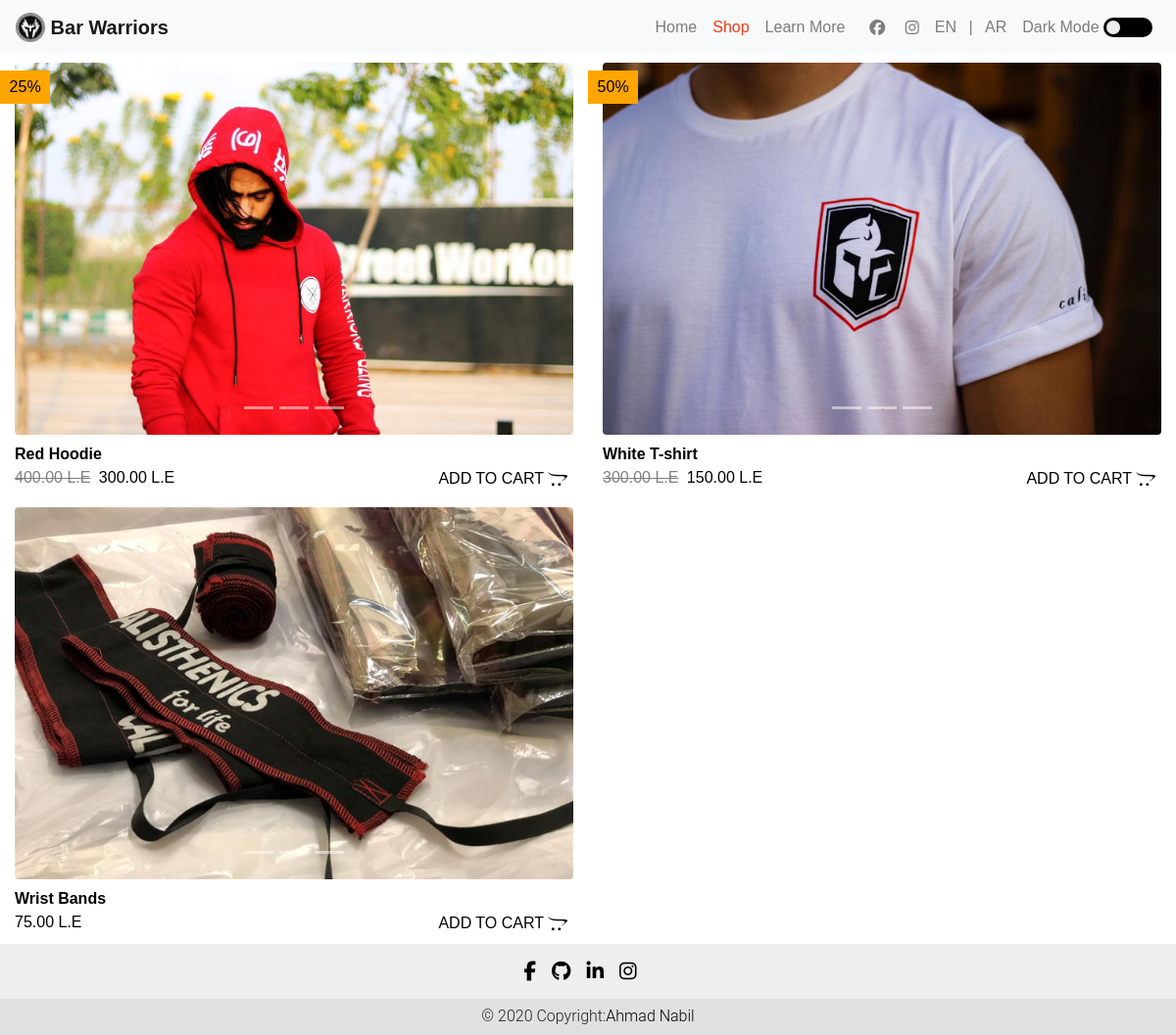
Page /shop on the committed database.
### tables this page shows
CREATE TABLE stocks (id INTEGER,name_en VARCHAR(255),name_ar VARCHAR(255), in_stock VARCHAR(255), color_en VARCHAR(255),color_ar VARCHAR(255),discount NUMERIC, old_price NUMERIC, new_price NUMERIC,img VARCHAR(255), PRIMARY KEY(id));

### application.py (the view)
@app.route("/shop")
def shop():
    rows = db.execute("select * from stocks")
    return render_template("shop.html",rows=rows)

### templates/shop.html (shortened to what this page needs)
{% extends "layout.html" %}
{% block body %}
<div class="container-fluid">
    <div class="row">
    	{% for row in rows %}
		<div class="col-sm-12 col-md-12 col-lg-6 pt-2">
			<div data-aos="zoom-in-down">
				<div id="product{{ row["id"] }}" class="carousel slide" data-ride="carousel">
					<ul class="carousel-indicators">
		                <li data-target="#product{{ row["id"] }}" data-slide-to="0"></li>
		                <li data-target="#product{{ row["id"] }}" data-slide-to="1"></li>
		                <li data-target="#product{{ row["id"] }}" data-slide-to="2"></li>
		            </ul>
					<div class="carousel-inner rounded">
					<div class="carousel-item active">
						<img src="static/img/{{row['img']}}.jpg" class="d-block w-100" alt="...">
					</div>
					</div>
				</div>
				{% if row['discount'] != 0 %}
				<span class="status">{{row['discount']}}%</span>
				{% endif %}
				<div>
					<p class="bold mt-2 lang d-flex" key="{{row["name_en"]}}">{{ row["name_en"] }}</p>
					<div class="mb-2 d-flex justify-content-between">
						<div class="price" dir="ltr">
							{% if row['old_price'] != 0 %}
							<span class="old-price mr-1">{{row['old_price']}}.00 L.E</span>
							{% endif %}
							<span class="mr-auto">{{ row["new_price"] }}.00 L.E</span>
						</div>
						<button id="cart_icon" class="d-flex align-items-center reset-style" value="{{row['id']}}" onclick="dothis({{row}},event)">
							<span class="add-to-cart lang" key="add-to-cart">ADD TO CART</span>
							<i class="ml-1 fab fa-opencart"></i>
						</button>
					</div>
				</div>
			</div>
		</div>
		{% endfor %}
	</div>
</div>
{% endblock %}

### templates/layout.html (shortened to what this page needs)
<!DOCTYPE html>
<html>
<head>
    <link rel="stylesheet" href="https://maxcdn.bootstrapcdn.com/bootstrap/4.4.1/css/bootstrap.min.css">
    <link rel="stylesheet" href="https://cdnjs.cloudflare.com/ajax/libs/font-awesome/4.7.0/css/font-awesome.min.css">
    <link rel="stylesheet" href="https://unpkg.com/aos@next/dist/aos.css" />
    <link rel="stylesheet" href="/static/css/cart.css" type="text/css">
    <link rel="stylesheet" href="/static/css/style.css" type="text/css">
    <link rel="stylesheet" href="/static/css/theme.css" type="text/css" />
    <link rel="stylesheet" href="/static/css/translate.css" type="text/css" />
</head>
<body>
    <nav class="navbar navbar-expand-md fixed-top">
        <div id="navbar-brand" class="d-flex justify-content-between">
            <a class="navbar-brand" href="/" dir="ltr">
                <img src="static/img/spartan.png" width="30" height="30" class="d-inline-block align-top" alt="">
                <span class="title">Bar Warriors</span>
            </a>
        </div>
        <div class="collapse navbar-collapse justify-content-end" id="icons">
            <ul class="navbar-nav">
                <li class="nav-item d-flex">
                    <a href="/" class="nav-link lang" key="home">Home</a>
                </li>
                <li class="nav-item d-flex">
                    <a href="/shop" class="nav-link lang" key="shop">Shop</a>
                </li>
                <li class="nav-item d-flex align-items-center">
                    <a href="/learnmore" class="learnmore nav-link">
                        <span class="lang" key="learn_more">Learn More</span>
                        <span>&nbsp</span>
                    </a>
                    <div class="social">
                        <a href="https://www.facebook.com/BarWarriorsTeam/" class="fab fa-facebook nav-link"></a>
                        <a href="https://www.instagram.com/bar.warriors/" class="fab fa-instagram nav-link"></a>
                    </div>
                </li>
                <li class="nav-item d-flex">
                    <button class="reset-button-style nav-link translate" id="en">EN</button>
                    <a class="nav-link" style="padding-left:0px; padding-right:0px;">&nbsp|&nbsp</a>
                    <button class="reset-button-style nav-link translate" id="ar">AR</button>
                </li>
                <li class="nav-item">
                    <a class="nav-link d-flex align-items-center">
                        <span class="lang darkmode" key="darkmode">Dark Mode</span>
                        <span>&nbsp</span>
                        <label class="toggle">
                                <span class="slider"></span>
                            </label>
                    </a>
                </li>
            </ul>
        </div>
    </nav>
    {% block body %} {% endblock %}
    <footer dir="ltr">
        <div id="my-icons" class="d-flex justify-content-center align-items-center social-padding">
            <a href="https://www.facebook.com/Ahmed.Nabil78" class="fb-ic mr-3" role="button"><i class="fab fa-lg fa-facebook-f"></i></a>
            <a href="https://github.com/ahmadnabil1" class="git-ic mr-3" role="button"><i class="fab fa-lg fa-github"></i></a>
            <a class="li-ic mr-3" role="button"><i class="fab fa-lg fa-linkedin-in"></i></a>
            <a href="https://www.instagram.com/ahmadnabil717/" class="ins-ic mr-3" role="button"><i class="fab fa-lg fa-instagram"></i></a>
        </div>
        <div id="my-name" class="copyright d-flex justify-content-center">
            <div class="copyright-text">© 2020 Copyright:</div>
            <a href="#"> Ahmad Nabil</a>
        </div>
    </footer>
</body>
</html>

### static/css/cart.css (style rules this page uses)
.reset-style { border: none; color: inherit; background-color: transparent; }
.reset-button-style { border: none; background-color: transparent; }
.navbar { z-index:98; }

### static/css/style.css (style rules this page uses)
:root { --primary-color: #f13a11; --white-color: #ffffff; --dark-color: #171819; --about-bg-color: #f9f9f9; --gray-color: #909090; --link-color: #404040; --p-color: #666262; --base-font-family: 'Plain', sans-serif; --secondary-font-family: "Open Sans", Arial, sans-serif --font-weight-bold: bold; --font-weight-normal: normal; --font-weight-light: 300; --font-weight-thin: 100; --h1-font-size: 48px; --h2-font-size: 36px; --h3-font-size: 28px; --h4-font-size: 24px; --h5-font-size: 22px; --h6-font-size: 22px; --p-font-size: 18px; --base-font-size: 16px; --menu-font-size: 14px; }
body { font-family: var(--secondary-font-family); }
p { margin: 0; padding: 0; }
.bold { font-weight:bold; }
a { color: inherit; }
.title { font-weight:700; }
.navbar-light .nav-item .nav-link:hover, .navbar-light .navbar-nav .nav-link.active { color:var(--primary-color); }
label { margin-bottom: 0px }
.toggle { position: relative; display: inline-block; width: 50px; height: 20px; }
.slider { position: absolute; cursor: pointer; top: 0; left: 0; right: 0; bottom: 0; background-color: black; // border: 1px solid #aaa; border-radius: 30px; transition: all 0.4s; }
.slider:before { position: absolute; content: ""; width: 14px; height: 14px; left: 3px; top: 3px; background-color: #eee; border-radius: 14px; transition: all 0.4s; }
.status { position: absolute; background-color:orange; padding: 0.3rem 0.6rem; text-align: center; top:1rem; left:0px; }
.old-price { text-decoration: line-through; color:grey; }
.reset-style { border: none; color: inherit; background-color: transparent; }
.reset-button-style { border: none; background-color: transparent; }
footer { font-family: "Roboto",sans-serif; font-weight: 300; }
.social-padding { padding: 1rem 1rem; }
.copyright { padding: 0.4rem 0.4rem; }
.copyright-text { opacity:0.85; }

### static/css/theme.css (style rules this page uses)
:root { --light-bg: #f8f9fa; --light-color: rgba(0,0,0,.5); --dark-bg: #121212; --dark-blue-color: #f13a11; }
.active { color:var(--dark-blue-color); }
body { background-color:white; color: black; }
#my-icons { background-color: #eeeeee; }
#my-name { background-color:#e0e0e0; }

### static/css/translate.css (style rules this page uses)
ul { padding-right: 0px; }
.navbar-brand { margin-right:0px; }

### rows in the picture
stocks: img (picture), discount "25", name_en "Red Hoodie", old_price "400", new_price "300", {{ row['id'] }} 1 (drawn)
stocks: img (picture), discount "50", name_en "White T-shirt", old_price "300", new_price "150", {{ row['id'] }} 2 (drawn)
stocks: img (picture), name_en "Wrist Bands", new_price "75", {{ row['id'] }} 3 (drawn)
